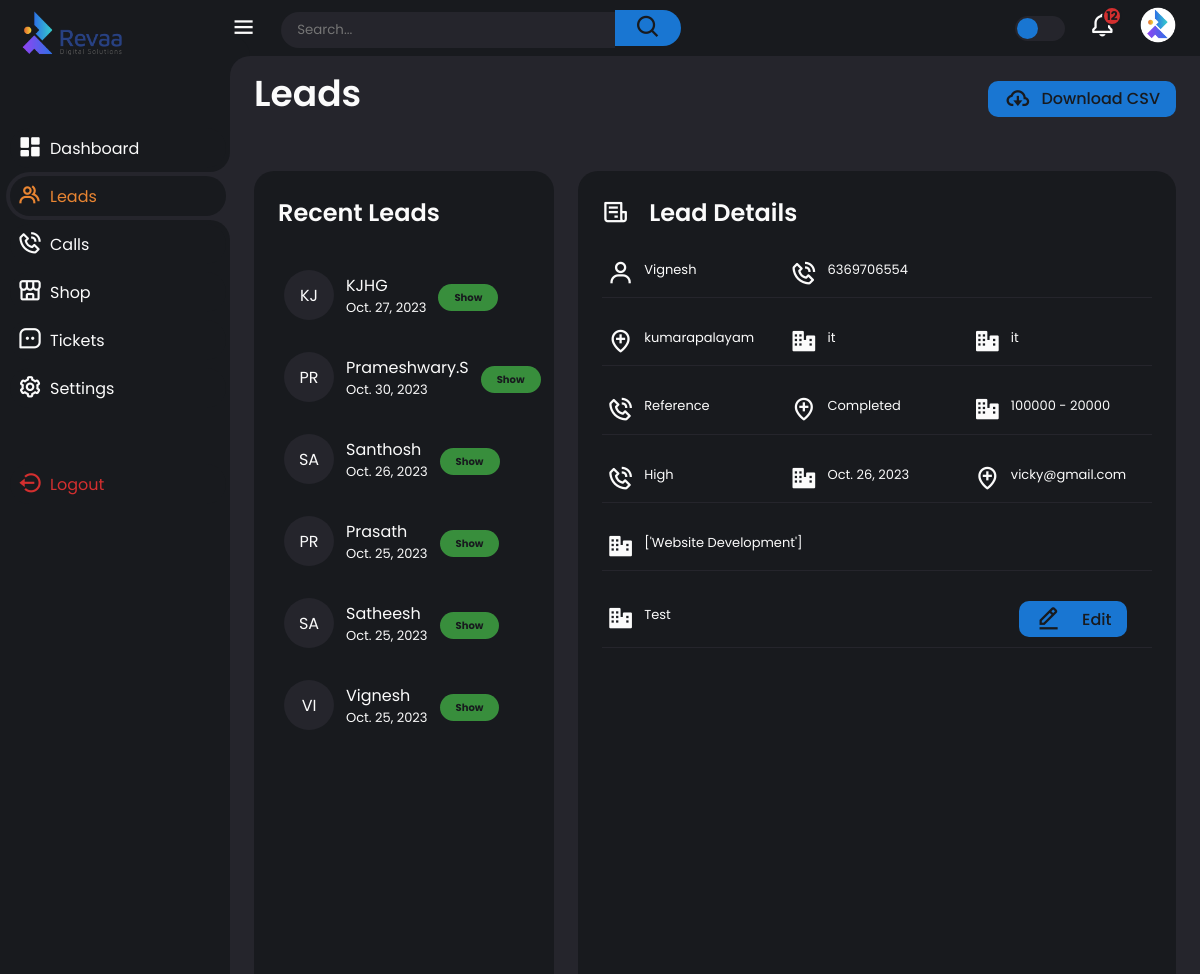
The app's page /leads/1/ with its own data.
### REVAA_RDS_APP/models.py (models this page shows, shortened)
class Leads(models.Model):
    Name = models.CharField(max_length=20)
    Mobile_Number = models.IntegerField()
    Business_Name = models.CharField(max_length=50)
    Business_Type = models.CharField(max_length=50)
    Location = models.CharField(max_length=50)
    Budget = models.CharField(max_length=50)
    Follow_up_date = models.DateField()
    Priority = models.CharField(max_length=30)
    Status = models.CharField(max_length=30)
    Email = models.CharField(max_length=50)
    Source = models.CharField(max_length=50)
    Services = models.TextField(max_length=200)
    Remark = models.TextField(max_length=500)
    Created_date = models.DateField()

### REVAA_RDS_APP/views.py (the view)
# urls.py: path('leads/<int:lead_id>/', views.lead_detail, name='lead_detail'),
def lead_detail(request, lead_id):
    Leadss = "active"
    All_leads = Leads.objects.all()[::-1]
    leaddtails = Leads.objects.get(id = lead_id)
    leadheding = "Lead Details"
    hidden = "container-hidden"
    lead = get_object_or_404(Leads, pk=lead_id)
    context = {'lead': lead,'leads':All_leads,'leaddtails':leaddtails,'leadheding':leadheding,'hidden':hidden,'Leads':Leadss}
    return render(request, 'leads.html', context)

### templates/leads.html (shortened to what this page needs)
{% extends 'main.html' %}
{% block content %}
    {% include 'inc/sidebar.html' %}
    <div class="content">
        {% include 'inc/navbar.html' %}
        <main>
            <div class="header">
                <div class="left lead-and-csv">
                    <a href="/leads"><h1>Leads</h1></a>
                    <a href="{% url 'download' %}" class="report" id="report">
                        <i class='bx bx-cloud-download'></i>
                        <span>Download CSV</span>
                    </a>
                </div>
                <div class="bottom-data">
                    <div class="orders leads-container">
                        <div class="header header-leads">
                            <div>
                                <h3>Recent Leads</h3>
                            </div>
                        </div>
                        <table>
                            <tbody>
                                {% for lead in leads %}
                                <tr>
                                    <td>
                                        <p class="leads-first-name">{{ lead.Name|slice:":2"|upper }}</p>
                                        <div class="leads-name">
                                            <p>{{ lead.Name }}</p>
                                            <p class="dateonly">{{ lead.Created_date}}</p>
                                        </div>
                                        <a href="{% url 'lead_detail' lead.id %}"><span class="status Completed details">Show</span></a>
                                    </td>
                                </tr>
                                {% endfor %}
                            </tbody>
                        </table>
                    </div>
                    <div class="orders" id="last-lead-container">
                        <div class="header header-leads">
                            <div style="display: flex; align-items: center; justify-content: space-between;">
                                <i class='bx bx-receipt'></i>
                                <h3 style="margin-left: 20px;">{{leadheding}}</h3>
                            </div>
                        </div>
                        <div class="impormation-container" style="justify-content: flex-start;">
                            <div class="impormation">
                                <i class='bx bx-user' ></i><p>
                                    {{leaddtails.Name}}
                            </div>
                            <div class="impormation">
                                <i class='bx bx-phone-call'></i><p>
                                    {{ leaddtails.Mobile_Number}}
                                </p>
                            </div>
                        </div>
                        <div class="impormation-container">
                            <div class="impormation">
                                <i class='bx bx-location-plus' ></i><p>
                                    {{ leaddtails.Location}}
                                </p>
                            </div>
                            <div class="impormation">
                                <i class='bx bxs-business' ></i><p>
                                    {{ leaddtails.Business_Name}}
                                </p>
                            </div>
                            <div class="impormation">
                                <i class='bx bxs-business' ></i><p>
                                    {{ leaddtails.Business_Type }}
                                </p>
                            </div>
                        </div>
                        <div class="impormation-container">
                            <div class="impormation">
                            <i class='bx bx-phone-call'></i><p>
                                {{  leaddtails.Source }}
                            </p>
                            </div>
                            <div class="impormation">
                                <i class='bx bx-location-plus' ></i><p>
                                    {{ leaddtails.Status }}
                                </p>
                            </div>
                            <div class="impormation">
                                <i class='bx bxs-business' ></i><p>
                                    {{ leaddtails.Budget }}
                                </p>
                            </div>
                        </div>
                        <div class="impormation-container">
                            <div class="impormation">
                                <i class='bx bx-phone-call'></i><p class="services">
                                    {{ leaddtails.Priority }}
                                </p>
                            </div>
                            <div class="impormation">
                                <i class='bx bxs-business' ></i><p>
                                    {{leaddtails.Follow_up_date}}
                                </p>
                            </div>
                            <div class="impormation">
                                <i class='bx bx-location-plus' ></i><p>
                                    {{leaddtails.Email}}
                                </p>
                            </div>
                        </div>
                        <div class="impormation-container">
                            <div class="remark">
                                <i class='bx bxs-business' ></i><p>
                                    {{leaddtails.Services}}
                            </div>
                        </div>
                        <div class="impormation-container">
                            <div class="remark">
                                <i class='bx bxs-business' ></i>
                                <p>
                                    {{leaddtails.Remark}}
                                </p>
                            </div>
                            <div class="impormation">
                                <a href="#" class="report" id="report">
                                    <i class='bx bx-edit-alt'></i>
                                    <span>Edit</span>
                                </a>
                            </div>
                        </div>
                    </div>
                </div>
            </div>
        </main>
    </div>
{% endblock %}

### static/css/style.css (style rules this page uses)
:root { --light: #f6f6f9; --primary: #1976D2; --light-primary: #CFE8FF; --grey: #eee; --dark-grey: #aaa; --dark: #363949; --danger: #D32F2F; --light-danger: #FECDD3; --warning: #FBC02D; --light-warning: #FFF2C6; --success: #388E3C; --light-success: #BBF7D0; --lcon-colour: #E98532; }
* { margin: 0; padding: 0; box-sizing: border-box; font-family: 'Poppins', sans-serif; }
.bx { font-size: 1.7rem; }
a { text-decoration: none; }
html { overflow-x: hidden; }
body.dark { --light: #181a1e; --grey: #25252c; --dark: #fbfbfb }
body { background: var(--grey); overflow-x: hidden; }
.content { position: relative; width: calc(100% - 230px); left: 230px; transition: all 0.3s ease; }
.content main { width: 100%; padding: 10px 24px; max-height: calc(100vh - 56px); }
.content main .header { display: flex; align-items: center; justify-content: space-between; grid-gap: 16px; flex-wrap: wrap; }
.content main .header .left h1 { font-size: 36px; font-weight: 600; margin-bottom: 10px; color: var(--dark); }
.content main .header .report, .impormation a { height: 36px; padding: 0 16px; border-radius: 10px; background: var(--primary); color: var(--light); display: flex; align-items: center; justify-content: center; grid-gap: 10px; font-weight: 500; }
.content main .bottom-data { display: flex; flex-wrap: wrap; grid-gap: 24px; margin-top: 24px; width: 100%; color: var(--dark); }
.content main .bottom-data>div { border-radius: 20px; background: var(--light); padding: 24px; overflow-x: auto; }
.content main .bottom-data .header { display: flex; align-items: center; grid-gap: 16px; margin-bottom: 24px; }
.content main .bottom-data .header h3 { margin-right: auto; font-size: 24px; font-weight: 600; }
.content main .bottom-data .header .bx { cursor: pointer; }
.content main .bottom-data .orders { flex-grow: 1; }
.content main .bottom-data .orders table { width: 100%; border-collapse: collapse; }
.content main .bottom-data .orders table td { padding: 16px 0; }
.content main .bottom-data .orders table tr td:first-child { display: flex; align-items: center; grid-gap: 12px; padding-left: 6px; }
.content main .bottom-data .orders table tbody tr { cursor: pointer; transition: all 0.3s ease; }
.content main .bottom-data .orders table tr td .status { font-size: 10px; padding: 6px 16px; color: var(--light); border-radius: 20px; font-weight: 700; }
.content main .bottom-data .orders table tr td .status.Completed { background: var(--success); }
.lead-and-csv { width: 100%; display: flex; align-items: center; justify-content: space-between; }
.leads-container { height: 85vh; flex-basis: 300px !important; flex-grow:0 !important; }
.leads-first-name { background-color: var(--grey); padding: 25px; width: 40px; height: 40px; border-radius: 50px; display: flex; align-items: center; justify-content: center; }
.dateonly { font-size: small; }
.impormation,.remark { display: flex; width: 33.3333%; padding-left: 5px; overflow-x: hidden; }
.remark { width: 100%; }
.impormation p,.remark p { font-size: small; }
.impormation i,.remark i { margin-right: 10px; }
.impormation-container { display: flex; align-items: center; justify-content: space-between; margin-top: 30px !important; border-bottom: 1px solid var(--grey); padding:0 0 10px 0; }
.impormation a { background-color: var(--primary); }

### records on screen
Leads: Name "KJ", Name "KJHG", Created_date "Oct. 27, 2023"
Leads: Name "PR", Name "Prameshwary.S", Created_date "Oct. 30, 2023"
Leads: Name "SA", Name "Santhosh", Created_date "Oct. 26, 2023"
Leads: Name "PR", Name "Prasath", Created_date "Oct. 25, 2023"
Leads: Name "SA", Name "Satheesh", Created_date "Oct. 25, 2023"
Leads: Name "VI", Name "Vignesh", Created_date "Oct. 25, 2023", Mobile_Number "6369706554", Location "kumarapalayam", Business_Name "it", Business_Type "it", Source "Reference", Status "Completed", Budget "100000 - 20000", Priority "High", Follow_up_date "Oct. 26, 2023", Email "vicky@gmail.com", Services "['Website Development']", Remark "Test"

### other values on screen
{{ leadheding }} "Lead Details"
